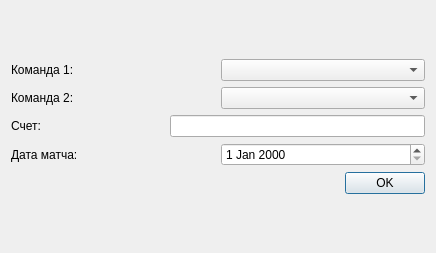
<?xml version="1.0" encoding="UTF-8"?>
<ui version="4.0">
 <class>AddMatchForm</class>
 <widget class="QDialog" name="AddMatchForm">
  <property name="geometry">
   <rect>
    <x>0</x>
    <y>0</y>
    <width>436</width>
    <height>253</height>
   </rect>
  </property>
  <property name="windowTitle">
   <string>Dialog</string>
  </property>
  <layout class="QGridLayout" name="gridLayout">
   <item row="0" column="0">
    <layout class="QVBoxLayout" name="verticalLayout">
     <item>
      <layout class="QHBoxLayout" name="horizontalLayout_2">
       <item>
        <widget class="QLabel" name="label_2">
         <property name="text">
          <string>Команда 1:</string>
         </property>
        </widget>
       </item>
       <item>
        <widget class="QComboBox" name="team_1"/>
       </item>
      </layout>
     </item>
     <item>
      <layout class="QHBoxLayout" name="horizontalLayout_3">
       <item>
        <widget class="QLabel" name="label_3">
         <property name="text">
          <string>Команда 2:</string>
         </property>
        </widget>
       </item>
       <item>
        <widget class="QComboBox" name="team_2"/>
       </item>
      </layout>
     </item>
     <item>
      <layout class="QHBoxLayout" name="horizontalLayout_4">
       <item>
        <widget class="QLabel" name="label_4">
         <property name="text">
          <string>Счет:                                     </string>
         </property>
        </widget>
       </item>
       <item>
        <widget class="QLineEdit" name="result"/>
       </item>
      </layout>
     </item>
     <item>
      <layout class="QHBoxLayout" name="horizontalLayout">
       <item>
        <widget class="QLabel" name="label">
         <property name="text">
          <string>Дата матча:</string>
         </property>
        </widget>
       </item>
       <item>
        <widget class="QDateEdit" name="dateMatch"/>
       </item>
      </layout>
     </item>
     <item>
      <layout class="QHBoxLayout" name="horizontalLayout_5">
       <item>
        <spacer name="horizontalSpacer">
         <property name="orientation">
          <enum>Qt::Horizontal</enum>
         </property>
         <property name="sizeHint" stdset="0">
          <size>
           <width>40</width>
           <height>20</height>
          </size>
         </property>
        </spacer>
       </item>
       <item>
        <widget class="QPushButton" name="ok">
         <property name="text">
          <string>OK</string>
         </property>
        </widget>
       </item>
      </layout>
     </item>
    </layout>
   </item>
  </layout>
 </widget>
 <resources/>
 <connections/>
</ui>
